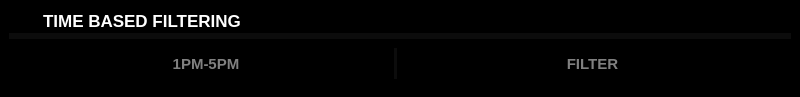
<?xml version="1.0" encoding="UTF-8"?>
<ui version="4.0">
 <class>MainWindow</class>
 <widget class="QMainWindow" name="MainWindow">
  <property name="geometry">
   <rect>
    <x>0</x>
    <y>0</y>
    <width>800</width>
    <height>97</height>
   </rect>
  </property>
  <property name="windowTitle">
   <string>MainWindow</string>
  </property>
  <property name="styleSheet">
   <string notr="true">background-color: black;
color: white;
Border: 0.5px solid white;

          </string>
  </property>
  <widget class="QWidget" name="centralwidget">
   <property name="styleSheet">
    <string notr="true">*{Border:0px}
QScrollBar:sub-page:vertical{background-color: #000000}
QScrollBar:add-page:vertical{background-color: #000000}
QScrollBar{background-color: #000000}
QScrollBar:sub-page:vertical{background-color: #000000} QScrollBar:add-page:vertical{background-color: #000000} QScrollBar{background-color: #000000}
QScrollBar::add-line:vertical { background-color: transparent}
QScrollBar::sub-line:vertical { background-color: transparent}
QScrollBar::handle:vertical {background-color: rgba(80, 80, 122, .25);}
QPushButton{color: gray}
QPushButton:hover{color: white}

QScrollBar:sub-page:horizontal{background-color: #000000}
QScrollBar:add-page:horizontal{background-color: #000000}
QScrollBar{background-color: #000000}
QScrollBar:sub-page:horizontal{background-color: #000000} QScrollBar:add-page:horizontal{background-color: #000000} QScrollBar{background-color: #000000}
QScrollBar::add-line:horizontal { background-color: transparent}
QScrollBar::sub-line:horizontal { background-color: transparent}
QScrollBar::handle:horizontal{background-color: rgba(80, 80, 122, .2);}

</string>
   </property>
   <layout class="QVBoxLayout" name="verticalLayout">
    <item>
     <widget class="QFrame" name="frame">
      <property name="frameShape">
       <enum>QFrame::StyledPanel</enum>
      </property>
      <property name="frameShadow">
       <enum>QFrame::Raised</enum>
      </property>
      <layout class="QVBoxLayout" name="verticalLayout_2">
       <property name="spacing">
        <number>0</number>
       </property>
       <property name="leftMargin">
        <number>0</number>
       </property>
       <property name="topMargin">
        <number>0</number>
       </property>
       <property name="rightMargin">
        <number>0</number>
       </property>
       <property name="bottomMargin">
        <number>0</number>
       </property>
       <item>
        <widget class="QFrame" name="frame_2">
         <property name="maximumSize">
          <size>
           <width>16777215</width>
           <height>30</height>
          </size>
         </property>
         <property name="styleSheet">
          <string notr="true">Border-Bottom: 3px solid rgba(255,255,255,0.05);
</string>
         </property>
         <property name="frameShape">
          <enum>QFrame::StyledPanel</enum>
         </property>
         <property name="frameShadow">
          <enum>QFrame::Raised</enum>
         </property>
         <layout class="QHBoxLayout" name="horizontalLayout">
          <property name="spacing">
           <number>0</number>
          </property>
          <property name="leftMargin">
           <number>0</number>
          </property>
          <property name="topMargin">
           <number>0</number>
          </property>
          <property name="rightMargin">
           <number>0</number>
          </property>
          <property name="bottomMargin">
           <number>0</number>
          </property>
          <item>
           <widget class="QPushButton" name="pushButton">
            <property name="sizePolicy">
             <sizepolicy hsizetype="Preferred" vsizetype="Preferred">
              <horstretch>0</horstretch>
              <verstretch>0</verstretch>
             </sizepolicy>
            </property>
            <property name="maximumSize">
             <size>
              <width>30</width>
              <height>16777215</height>
             </size>
            </property>
            <property name="text">
             <string/>
            </property>
            <property name="icon">
             <iconset>
              <normaloff>icons/clock.svg</normaloff>icons/clock.svg</iconset>
            </property>
            <property name="iconSize">
             <size>
              <width>30</width>
              <height>30</height>
             </size>
            </property>
           </widget>
          </item>
          <item>
           <widget class="QLabel" name="label">
            <property name="font">
             <font>
              <pointsize>13</pointsize>
              <weight>75</weight>
              <bold>true</bold>
             </font>
            </property>
            <property name="text">
             <string>TIME BASED FILTERING</string>
            </property>
            <property name="alignment">
             <set>Qt::AlignLeading|Qt::AlignLeft|Qt::AlignVCenter</set>
            </property>
           </widget>
          </item>
         </layout>
        </widget>
       </item>
       <item>
        <widget class="QFrame" name="frame_3">
         <property name="frameShape">
          <enum>QFrame::StyledPanel</enum>
         </property>
         <property name="frameShadow">
          <enum>QFrame::Raised</enum>
         </property>
         <layout class="QHBoxLayout" name="horizontalLayout_2">
          <item>
           <widget class="QLineEdit" name="lineEdit">
            <property name="sizePolicy">
             <sizepolicy hsizetype="Preferred" vsizetype="Preferred">
              <horstretch>0</horstretch>
              <verstretch>0</verstretch>
             </sizepolicy>
            </property>
            <property name="font">
             <font>
              <pointsize>11</pointsize>
              <weight>75</weight>
              <bold>true</bold>
             </font>
            </property>
            <property name="styleSheet">
             <string notr="true">Border-Right: 3px solid rgba(255,255,255,0.05);
</string>
            </property>
            <property name="alignment">
             <set>Qt::AlignCenter</set>
            </property>
            <property name="placeholderText">
             <string>1PM-5PM</string>
            </property>
           </widget>
          </item>
          <item>
           <widget class="QPushButton" name="pushButton_2">
            <property name="sizePolicy">
             <sizepolicy hsizetype="Preferred" vsizetype="Preferred">
              <horstretch>0</horstretch>
              <verstretch>0</verstretch>
             </sizepolicy>
            </property>
            <property name="font">
             <font>
              <pointsize>11</pointsize>
              <weight>75</weight>
              <bold>true</bold>
             </font>
            </property>
            <property name="text">
             <string>FILTER</string>
            </property>
            <property name="icon">
             <iconset>
              <normaloff>icons/process.svg</normaloff>icons/process.svg</iconset>
            </property>
            <property name="iconSize">
             <size>
              <width>23</width>
              <height>23</height>
             </size>
            </property>
           </widget>
          </item>
         </layout>
        </widget>
       </item>
      </layout>
     </widget>
    </item>
   </layout>
  </widget>
 </widget>
 <resources/>
 <connections/>
</ui>
